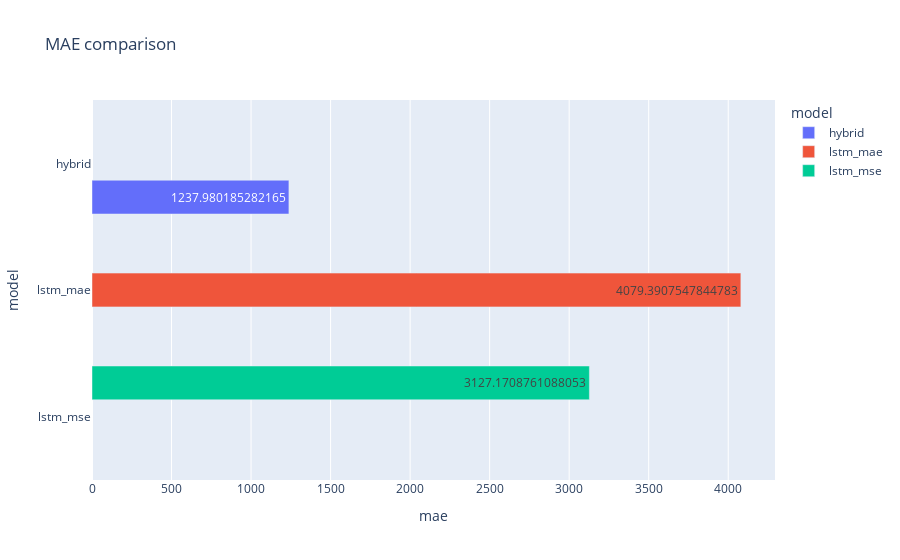

Here is the notebook cell this chart was saved with:
### Code cell
mae_fig = px.bar(
    data_frame=eval_df,
    orientation='h',
    y='model',
    x='mae',
    color='model',
    text='mae',
    title="MAE comparison"
)
mae_fig.update_layout(barmode='group')
mae_fig.show()

### Figure 1 — Plotly figure (JSON) as saved in the notebook; plotly's stock layout.template omitted (floating-point values rounded to 4 significant figures)
{"data": [{"alignmentgroup": "True", "hovertemplate": "model=%{y}<br>mae=%{text}<extra></extra>", "legendgroup": "hybrid", "marker": {"color": "#636efa", "pattern": {"shape": ""}}, "name": "hybrid", "offsetgroup": "hybrid", "orientation": "h", "showlegend": true, "text": [1238.0], "textposition": "auto", "type": "bar", "x": [1238.0], "xaxis": "x", "y": ["hybrid"], "yaxis": "y"}, {"alignmentgroup": "True", "hovertemplate": "model=%{y}<br>mae=%{text}<extra></extra>", "legendgroup": "lstm_mae", "marker": {"color": "#EF553B", "pattern": {"shape": ""}}, "name": "lstm_mae", "offsetgroup": "lstm_mae", "orientation": "h", "showlegend": true, "text": [4079.0], "textposition": "auto", "type": "bar", "x": [4079.0], "xaxis": "x", "y": ["lstm_mae"], "yaxis": "y"}, {"alignmentgroup": "True", "hovertemplate": "model=%{y}<br>mae=%{text}<extra></extra>", "legendgroup": "lstm_mse", "marker": {"color": "#00cc96", "pattern": {"shape": ""}}, "name": "lstm_mse", "offsetgroup": "lstm_mse", "orientation": "h", "showlegend": true, "text": [3127.0], "textposition": "auto", "type": "bar", "x": [3127.0], "xaxis": "x", "y": ["lstm_mse"], "yaxis": "y"}], "layout": {"autosize": true, "barmode": "group", "legend": {"title": {"text": "model"}, "tracegroupgap": 0}, "title": {"text": "MAE comparison"}, "xaxis": {"anchor": "y", "autorange": true, "domain": [0, 1], "range": [0, 4294.0], "title": {"text": "mae"}, "type": "linear"}, "yaxis": {"anchor": "x", "autorange": true, "categoryarray": ["lstm_mse", "lstm_mae", "hybrid"], "categoryorder": "array", "domain": [0, 1], "range": [-0.5, 2.5], "title": {"text": "model"}, "type": "category"}}}
